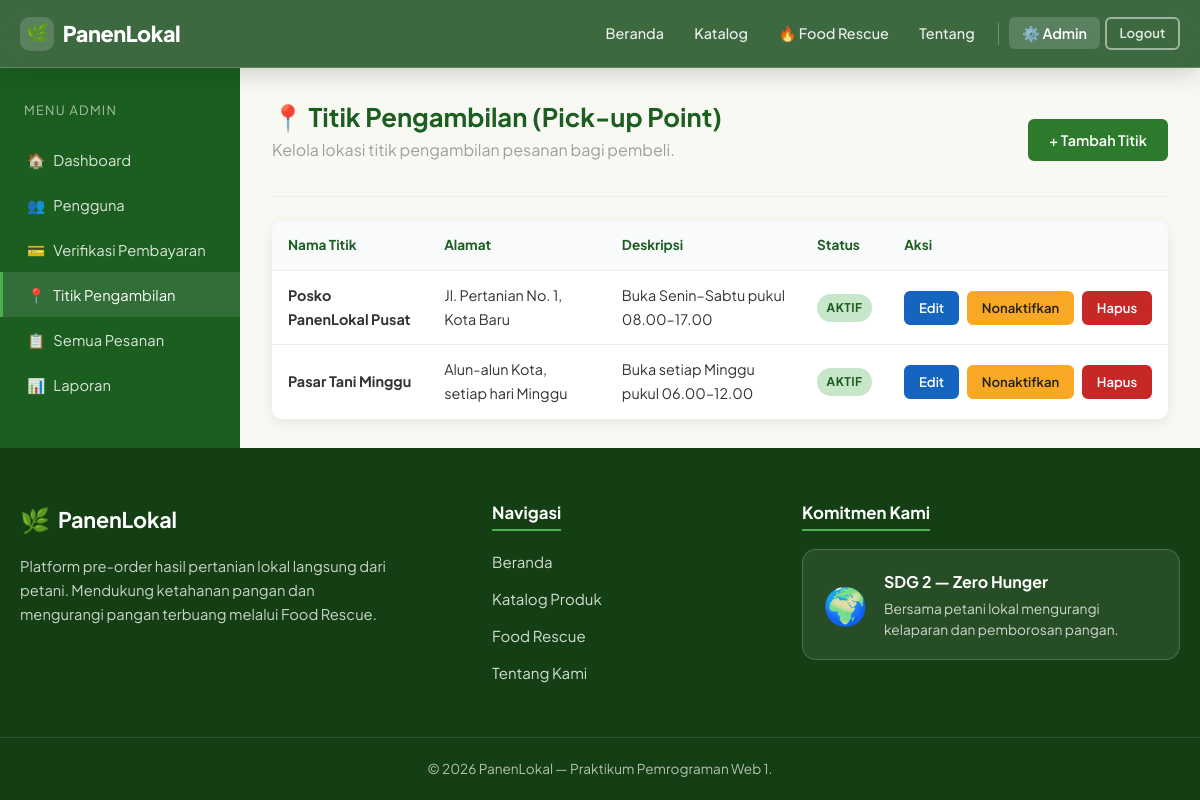
The app's page /PanenLokal/admin/titik_pengambilan.php (signed in) with its own data.
### tables this page shows
CREATE TABLE IF NOT EXISTS pickup_points (
    id BIGINT UNSIGNED AUTO_INCREMENT PRIMARY KEY,
    nama_titik VARCHAR(120) NOT NULL,
    alamat TEXT NOT NULL,
    deskripsi TEXT NULL,
    status_aktif TINYINT(1) NOT NULL DEFAULT 1,
    created_at TIMESTAMP NOT NULL DEFAULT CURRENT_TIMESTAMP
);

### PanenLokal/includes/functions.php (called while the page is built, shortened)
<?php
function sanitize($str) {
    return htmlspecialchars((string)$str, ENT_QUOTES, 'UTF-8');
}
?>

### PanenLokal/admin/titik_pengambilan.php (the view, shortened to what this page needs)
<?php
require_once __DIR__ . '/../config/koneksi.php';
require_once __DIR__ . '/../includes/functions.php';
$points = $conn->query("SELECT * FROM pickup_points ORDER BY created_at DESC");
require_once __DIR__ . '/../includes/header.php';
require_once __DIR__ . '/../includes/navbar.php';
?>
<div class="dashboard-layout">
    <aside class="sidebar">
        <div class="sidebar-title">Menu Admin</div>
        <ul class="sidebar-menu">
            <li><a href="<?= BASE_URL ?>/admin/index.php"><span class="menu-icon">🏠</span>Dashboard</a></li>
            <li><a href="<?= BASE_URL ?>/admin/pengguna.php"><span class="menu-icon">👥</span>Pengguna</a></li>
            <li><a href="<?= BASE_URL ?>/admin/verifikasi_pembayaran.php"><span class="menu-icon">💳</span>Verifikasi Pembayaran</a></li>
            <li><a href="<?= BASE_URL ?>/admin/titik_pengambilan.php" class="active"><span class="menu-icon">📍</span>Titik Pengambilan</a></li>
            <li><a href="<?= BASE_URL ?>/admin/pesanan.php"><span class="menu-icon">📋</span>Semua Pesanan</a></li>
            <li><a href="<?= BASE_URL ?>/admin/laporan.php"><span class="menu-icon">📊</span>Laporan</a></li>
        </ul>
    </aside>
    <main class="dashboard-main">
        <div class="dashboard-header d-flex justify-between align-center flex-wrap gap-2">
            <div>
                <h1>📍 Titik Pengambilan (Pick-up Point)</h1>
                <p class="text-muted">Kelola lokasi titik pengambilan pesanan bagi pembeli.</p>
            </div>
            <a href="<?= BASE_URL ?>/admin/tambah_titik.php" class="btn btn-primary">+ Tambah Titik</a>
        </div>
        <div class="table-card">
            <table class="admin-dashboard-table">
                <thead>
                    <tr>
                        <th>Nama Titik</th>
                        <th>Alamat</th>
                        <th>Deskripsi</th>
                        <th>Status</th>
                        <th>Aksi</th>
                    </tr>
                </thead>
                <tbody>
                <?php if ($points->num_rows > 0): ?>
                    <?php while ($p = $points->fetch_assoc()): ?>
                    <tr>
                        <td><strong><?= sanitize($p['nama_titik']) ?></strong></td>
                        <td><?= sanitize($p['alamat']) ?></td>
                        <td><?= sanitize($p['deskripsi'] ?: '-') ?></td>
                        <td>
                            <span class="badge <?= $p['status_aktif'] ? 'badge-success' : 'badge-danger' ?>">
                                <?= $p['status_aktif'] ? 'Aktif' : 'Nonaktif' ?>
                            </span>
                        </td>
                        <td>
                            <div class="d-flex gap-1">
                                <a href="<?= BASE_URL ?>/admin/edit_titik.php?id=<?= $p['id'] ?>" class="btn btn-sm btn-info">Edit</a>
                                <form method="POST" style="display:inline;">
                                    <button type="submit" class="btn btn-sm <?= $p['status_aktif'] ? 'btn-warning' : 'btn-success' ?>">
                                        <?= $p['status_aktif'] ? 'Nonaktifkan' : 'Aktifkan' ?>
                                    </button>
                                </form>
                                <form method="POST" style="display:inline;">
                                    <button type="submit" class="btn btn-sm btn-danger" onclick="return confirm('Hapus titik pengambilan ini?')">Hapus</button>
                                </form>
                            </div>
                        </td>
                    </tr>
                    <?php endwhile; ?>
                <?php else: ?>
                    <tr><td colspan="5" class="text-center text-muted">Belum ada data titik pengambilan.</td></tr>
                <?php endif; ?>
                </tbody>
            </table>
        </div>
    </main>
</div>
<?php require_once __DIR__ . '/../includes/footer.php'; ?>

### records on screen
pickup_points: nama_titik "Posko PanenLokal Pusat", alamat "Jl. Pertanian No. 1, Kota Baru", deskripsi "Buka Senin–Sabtu pukul 08.00–17.00", status_aktif "AKTIF"
pickup_points: nama_titik "Pasar Tani Minggu", alamat "Alun-alun Kota, setiap hari Minggu", deskripsi "Buka setiap Minggu pukul 06.00–12.00", status_aktif "AKTIF"
